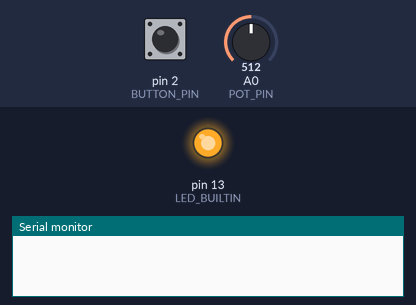
Bench run of a sketch on a simulated Arduino Uno, built with avr-gcc and run on an emulated ATmega328P. On the bench: output pins drawn as LEDs (lit = HIGH), the last lines printed to the serial monitor. Dashed ring = blinking. The inputs (shaded band) are chosen by the test bench; at power-on: pin 2 (BUTTON_PIN) HIGH, A0 (POT_PIN) = 512.

Above: at 0.75 s.
At 1.2 s:
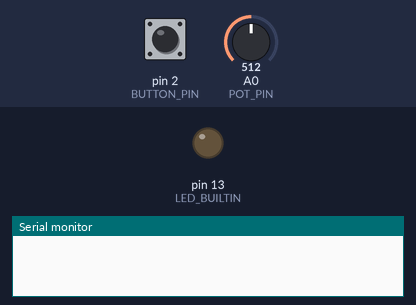
1.3 s: pin 2 (BUTTON_PIN) pulled LOW for 3.2 s
At 5.05 s:
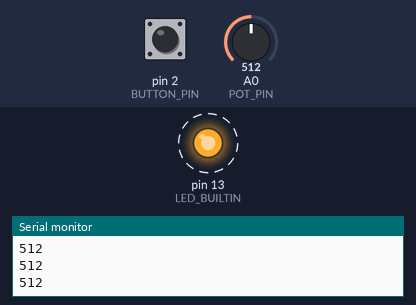
Timing chart, 0 to 12.3 s (numbered marks = the images above; inputs shaded):
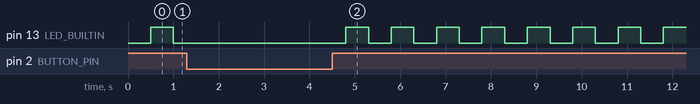

The sketch:

Arduino.ino
```cpp
const int BUTTON_PIN = 2;
const int POT_PIN = A0;
const unsigned long BLINK_INTERVAL_DEFAULT = 500;

unsigned long lastToggleTime = 0;
unsigned long blinkInterval = BLINK_INTERVAL_DEFAULT;
bool ledState = false;

void setup() {
  pinMode(LED_BUILTIN, OUTPUT);
  pinMode(BUTTON_PIN, INPUT_PULLUP);
  Serial.begin(9600);
}

void loop() {
  int btn = digitalRead(BUTTON_PIN);

  if (btn == LOW) {
    int potValue = analogRead(POT_PIN);
    Serial.println(potValue);

    const int thresholdHalf = 1023 / 2;
    if (potValue <= thresholdHalf) {
      digitalWrite(LED_BUILTIN, HIGH);
    } else {
      digitalWrite(LED_BUILTIN, LOW);
    }

    delay(500);
  } else {
    unsigned long now = millis();
    if (now - lastToggleTime >= blinkInterval) {
      lastToggleTime = now;
      ledState = !ledState;
      digitalWrite(LED_BUILTIN, ledState ? HIGH : LOW);
    }
  }
}
```
